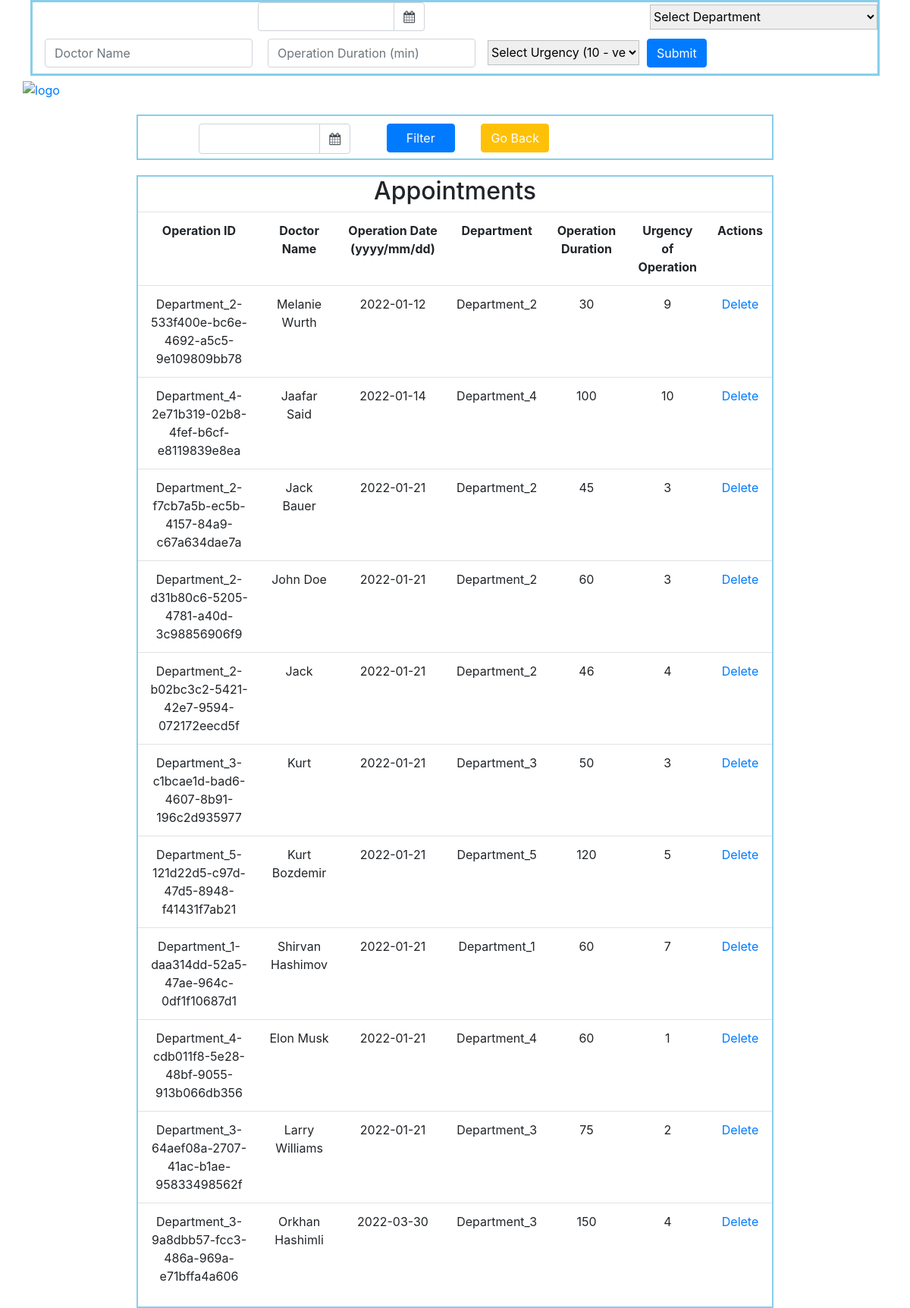
Before: / with the older database file.
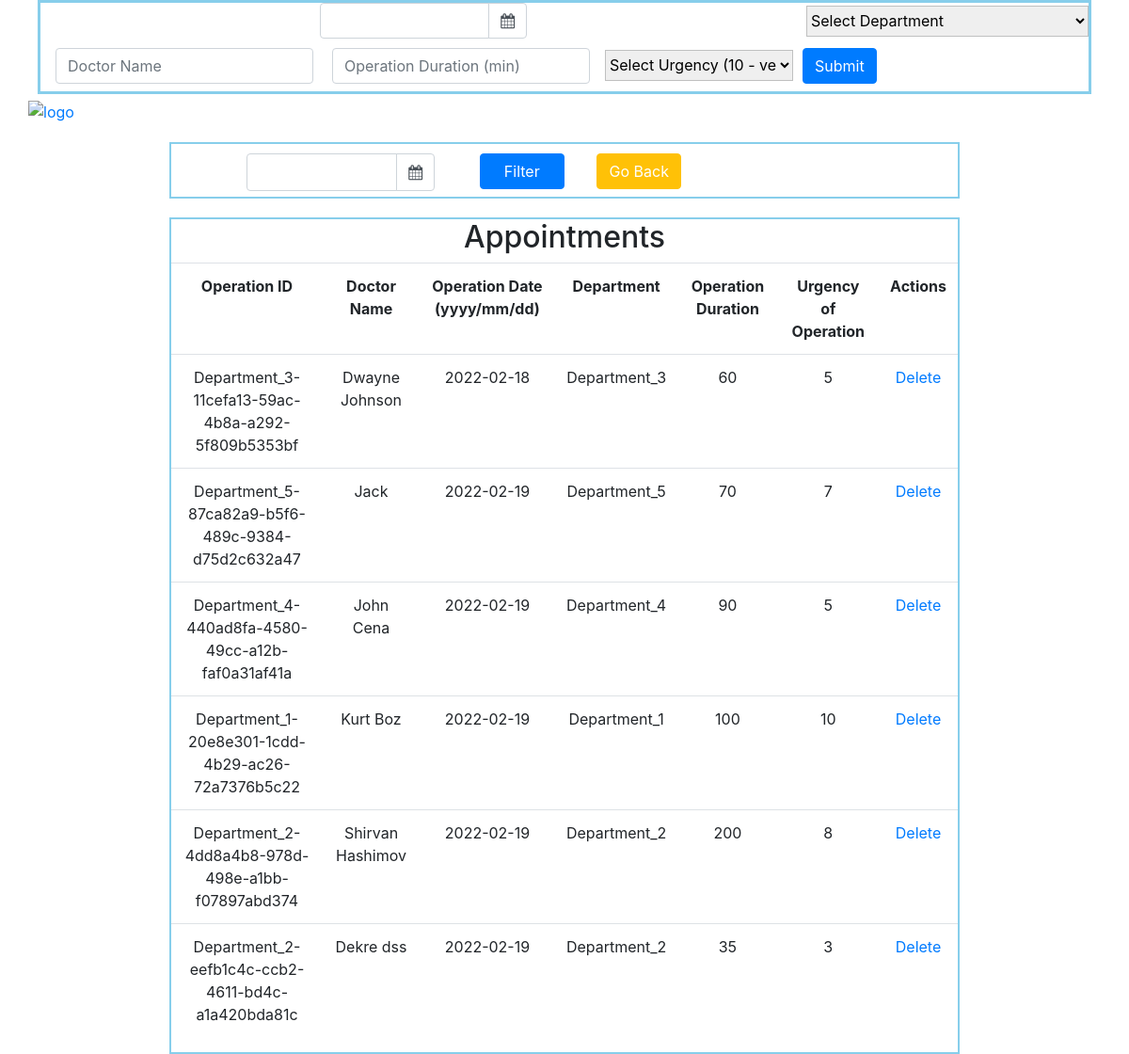
After: the same page with the newer database file.
### app.py (models this page shows)
class User_Entries(db.Model):
    id = db.Column(db.String(200), primary_key=True)
    doctor = db.Column(db.String(200), nullable= False)
    operation_date = db.Column(db.DateTime, nullable=False)
    department_name = db.Column(db.String(200), nullable=False)
    operation_duration  = db.Column(db.Integer, nullable= False)
    operation_urgency = db.Column(db.Integer, nullable=False)

### app.py (the view)
@app.route('/', methods=['POST', 'GET'])
def index():
    if request.method == 'POST':
        if request.form['submit_btn'] == 'submit_form':
            op_date = request.form['op_date']
            dep_name = request.form['dep_name']
            doctor_name = request.form['doctor_name']
            op_duration = request.form['op_duration']
            op_urgency = request.form['op_urgency']
            new_user_entry = User_Entries(
                            id=str(dep_name + '-' + str(uuid.uuid4())),
                            doctor=doctor_name,
                            operation_date=datetime.strptime(op_date, '%m/%d/%Y').date(),
                            department_name=dep_name,
                            operation_duration=int(op_duration),
                            operation_urgency=int(op_urgency)
                            )
            op_date_formatted = datetime.strptime(request.form['op_date'], '%m/%d/%Y')
            print(op_date_formatted)
            departments_info = Department_Info.query.filter(Department_Info.date==op_date_formatted).all()
            operation_rooms_info = Operation_rooms_Info.query.filter(Operation_rooms_Info.date==op_date_formatted).all()
            if len(departments_info)!=0 and len(operation_rooms_info)!=0:
                try:
                    db.session.add(new_user_entry)
                    db.session.commit()
                    user_entries = User_Entries.query.filter(User_Entries.operation_date==op_date_formatted).all()
                    possible_to_add = Solve_Problem(user_entries, departments_info, operation_rooms_info)
                    if possible_to_add.get_ops(op_date_formatted) != 'possible':
                        user_entry_to_delete = User_Entries.query.get_or_404(new_user_entry.id)
                        try:
                            db.session.delete(user_entry_to_delete)
                            db.session.commit()
                        except:
                            return 'There was a problem deleting that'
                        return render_template('alert.html')
                    else:
                        entries_to_delete = User_Entries.query.filter(User_Entries.operation_date==op_date_formatted).all()
                        try:
                            db.session.delete(entries_to_delete)
                            db.session.commit()
                        except:
                            return 'There was a problem deleting user entries'
                        updated_user_entries = Solve_Problem.get_ops(op_date_formatted)
                        try:
                            db.session.add(updated_user_entries)
                            db.session.commit()
                        except:
                            return 'There was a problem adding updated user entries'
                        return redirect('/')
                except:
                    print('There was an issue adding new user entry')
                    raise
            else:
                return render_template('alert2.html')
        elif request.form['submit_btn'] == 'filter':
            filtered_date = datetime.strptime(request.form['filter_date'], '%m/%d/%Y')
            print(filtered_date)
            filtered_entries = User_Entries.query.filter(User_Entries.operation_date==filtered_date).all()
            print(f'filtered entries:{filtered_entries}')
            return render_template('index.html', tasks=filtered_entries)
    else:
        entries = User_Entries.query.order_by(User_Entries.operation_date).all()
        return render_template('index.html', tasks=entries)

### templates/index.html (shortened to what this page needs)
<!DOCTYPE html>
<html lang="en">
<head>
    <link rel="stylesheet" href="{{ url_for('static', filename='css/styles.css') }}">
    <link rel="stylesheet" href="https://maxcdn.bootstrapcdn.com/bootstrap/4.0.0/css/bootstrap.min.css">
    <link rel="stylesheet" href="https://cdnjs.cloudflare.com/ajax/libs/bootstrap-datepicker/1.9.0/css/bootstrap-datepicker.min.css">
    <link rel="stylesheet" href="https://cdnjs.cloudflare.com/ajax/libs/font-awesome/4.7.0/css/font-awesome.min.css">
</head>
<body>
    <div class="user_input">
        <form action='/' class="form-inline" method="post">
                <div class="input-group date" id="datepicker">
                    <input type="text" class="form-control" id='date_input' name='op_date' required/>
                    <span class="input-group-append">
                        <span class="input-group-text bg-white">
                            <i class="fa fa-calendar"></i>
                        </span>
                    </span>
                </div>
            <div class="dropdown_select" name='dropdown_select'>
                <select id="list" name='dep_name' onchange="getSelectValue();" required>
                    <option value="" disabled selected>Select Department</option>
                </select>
            </div>
            <div class="form-group mx-sm-3 mb-2" name='dur_and_cap'>
                <input type="text" class="form-control" name='doctor_name' id="doctor_name" placeholder="Doctor Name" required>
                <input type="number" min="0" class="form-control" name='op_duration' id="op_duration" placeholder="Operation Duration (min)" required>
            </div>
            <div class="dropdown_select2" name='dropdown_select2'>
                <select id="list2" name='op_urgency' onchange="getSelectValue2();" required>
                    <option value="" disabled selected>Select Urgency (10 - very urgent)</option>
                </select>
            </div>
            <button type="submit" class="btn btn-primary mb-2" name="submit_btn" value="submit_form">Submit</button>
        </form>
    </div>
    <div class="image">
        <a href="/">
            <img src="http://www.clipartsuggest.com/images/633/red-medical-symbol-9MqeBw-clipart.jpeg" alt="logo">
        </a>
    </div>
    <div class="filter">
        <form action="/" method="post">
            <div class="input-group date" id="datepicker2">
                <input type="text" class="form-control" id='date_input2' name='filter_date' required/>
                <span class="input-group-append" id="filter_span">
                    <span class="input-group-text bg-white" >
                        <i class="fa fa-calendar"></i>
                    </span>
                </span>
            </div>
            <div class="filter_and_home_btns">
                <button type="submit" class="btn btn-primary mb-2" name="submit_btn" value="filter" id="filter_btn">Filter</button>
                <button type="button" class="btn btn-warning mb-2" id="home_btn" onclick="history.back()"><a href="javascript:history.back()">Go Back</a></button>
            </div>
        </form>
    </div>
    <div class="Table_content">
        <table class="table">
            <thead><h2>Appointments</h2></thead>
            <tbody class="table_body">
                <tr>
                    <th>Operation ID</th>
                    <th>Doctor Name</th>
                    <th>Operation Date (yyyy/mm/dd)</th>
                    <th>Department</th>
                    <th>Operation Duration</th>
                    <th>Urgency of Operation</th>
                    <th>Actions</th>
                </tr>
                {% for task in tasks: %}
                    <tr>
                        <td>{{task.id}}</td>
                        <td>{{task.doctor}}</td>
                        <td>{{task.operation_date.date()}}</td>
                        <td>{{task.department_name}}</td>
                        <td>{{task.operation_duration}}</td>
                        <td>{{task.operation_urgency}}</td>
                        <td>
                            <a href="/delete/{{task.id}}">Delete</a>
                        </td>
                    </tr>
                {% endfor %}
            </tbody>
        </table>
    </div>
</body>
</html>

### static/css/styles.css (style rules this page uses)
* { padding: 0; margin: 0; box-sizing: border-box; }
body { font-family: Verdana, Geneva, Tahoma, sans-serif; text-align: center; background-color: #eeeeee; }
.user_input { margin-left: 40px; margin-right: 40px; border: 3px solid skyblue; }
.Table_content { border: 2px solid skyblue; width: 70%; text-align: center; margin: auto; margin-top: 20px; }
.table { text-align: center; }
.form-inline { margin: auto; }
#datepicker { width: 200px; margin: auto; }
#list { width: 300px; margin-left: 0; }
#list2 { width: 200px; margin: auto; }
select { width: 300px; height: 33px; border: 1px solid rgb(191, 192, 192); }
.form-group { margin: auto; }
.btn { margin: 10px; margin-right: 20px; }
#datepicker { width: 220px; margin: auto; }
#datepicker2 { width: 300px; margin: auto; }
#date_input2 { margin-left: 80px; margin-top: 10px; height: 40px; }
#filter_span { margin-right: 20px; margin-top: 10px; height: 40px; }
#filter_btn { width: 90px; }
#home_btn { width: 90px; }
#op_duration { margin-left: 20px; }
button a { color:white; }
.filter { border: 2px solid skyblue; width: 70%; text-align: center; margin: auto; margin-top: 20px; overflow: hidden; }
.filter_and_home_btns { margin-left: 50px; width: 280px; overflow: hidden; }
.filter form .input-group { margin: auto; text-align: center; width: 50vp; float:left; }
.image { width: 100px; margin: auto; margin-left: 10px; text-align: left; margin-top: 5px; }
img { margin-left: 20px; width: 50px; height: 30px; }

Changed rows visible on the page:
removed User_Entries: id "Department_2-533f400e-bc6e-4692-a5c5-9e109809bb78", doctor "Melanie Wurth", operation_date "2022-01-12", department_name "Department_2", operation_duration "30", operation_urgency "9"
removed User_Entries: id "Department_4-2e71b319-02b8-4fef-b6cf-e8119839e8ea", doctor "Jaafar Said", operation_date "2022-01-14", department_name "Department_4", operation_duration "100", operation_urgency "10"
removed User_Entries: id "Department_2-f7cb7a5b-ec5b-4157-84a9-c67a634dae7a", doctor "Jack Bauer", operation_date "2022-01-21", department_name "Department_2", operation_duration "45", operation_urgency "3"
removed User_Entries: id "Department_2-d31b80c6-5205-4781-a40d-3c98856906f9", doctor "John Doe", operation_date "2022-01-21", department_name "Department_2", operation_duration "60", operation_urgency "3"
removed User_Entries: id "Department_2-b02bc3c2-5421-42e7-9594-072172eecd5f", doctor "Jack", operation_date "2022-01-21", department_name "Department_2", operation_duration "46", operation_urgency "4"
removed User_Entries: id "Department_3-c1bcae1d-bad6-4607-8b91-196c2d935977", doctor "Kurt", operation_date "2022-01-21", department_name "Department_3", operation_duration "50", operation_urgency "3"
removed User_Entries: id "Department_5-121d22d5-c97d-47d5-8948-f41431f7ab21", doctor "Kurt Bozdemir", operation_date "2022-01-21", department_name "Department_5", operation_duration "120", operation_urgency "5"
removed User_Entries: id "Department_1-daa314dd-52a5-47ae-964c-0df1f10687d1", doctor "Shirvan Hashimov", operation_date "2022-01-21", department_name "Department_1", operation_duration "60", operation_urgency "7"
removed User_Entries: id "Department_4-cdb011f8-5e28-48bf-9055-913b066db356", doctor "Elon Musk", operation_date "2022-01-21", department_name "Department_4", operation_duration "60", operation_urgency "1"
removed User_Entries: id "Department_3-64aef08a-2707-41ac-b1ae-95833498562f", doctor "Larry Williams", operation_date "2022-01-21", department_name "Department_3", operation_duration "75", operation_urgency "2"
removed User_Entries: id "Department_3-9a8dbb57-fcc3-486a-969a-e71bffa4a606", doctor "Orkhan Hashimli", operation_date "2022-03-30", department_name "Department_3", operation_duration "150", operation_urgency "4"
added User_Entries: id "Department_3-11cefa13-59ac-4b8a-a292-5f809b5353bf", doctor "Dwayne Johnson", operation_date "2022-02-18", department_name "Department_3", operation_duration "60", operation_urgency "5"
added User_Entries: id "Department_5-87ca82a9-b5f6-489c-9384-d75d2c632a47", doctor "Jack", operation_date "2022-02-19", department_name "Department_5", operation_duration "70", operation_urgency "7"
added User_Entries: id "Department_4-440ad8fa-4580-49cc-a12b-faf0a31af41a", doctor "John Cena", operation_date "2022-02-19", department_name "Department_4", operation_duration "90", operation_urgency "5"
added User_Entries: id "Department_1-20e8e301-1cdd-4b29-ac26-72a7376b5c22", doctor "Kurt Boz", operation_date "2022-02-19", department_name "Department_1", operation_duration "100", operation_urgency "10"
added User_Entries: id "Department_2-4dd8a4b8-978d-498e-a1bb-f07897abd374", doctor "Shirvan Hashimov", operation_date "2022-02-19", department_name "Department_2", operation_duration "200", operation_urgency "8"
added User_Entries: id "Department_2-eefb1c4c-ccb2-4611-bd4c-a1a420bda81c", doctor "Dekre dss", operation_date "2022-02-19", department_name "Department_2", operation_duration "35", operation_urgency "3"
